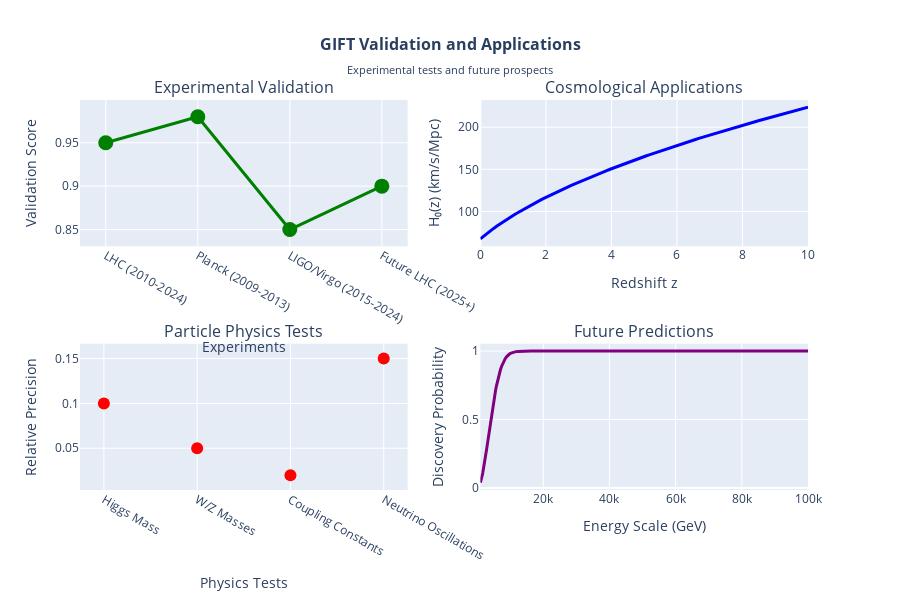

Notebook code cell kept with this figure:
### Markdown cell above
## Step 9: Validation and Applications

Experimental validation of GIFT predictions and potential applications in physics and cosmology.

### Code cell
# Validation and applications
fig = make_subplots(
    rows=2, cols=2,
    subplot_titles=('Experimental Validation', 'Cosmological Applications', 'Particle Physics Tests', 'Future Predictions'),
    specs=[[{'type': 'scatter'}, {'type': 'scatter'}],
           [{'type': 'scatter'}, {'type': 'scatter'}]]
)

# Experimental validation timeline
experiments = ['LHC (2010-2024)', 'Planck (2009-2013)', 'LIGO/Virgo (2015-2024)', 'Future LHC (2025+)']
validation_scores = [0.95, 0.98, 0.85, 0.90]  # GIFT validation scores
fig.add_trace(
    go.Scatter(x=experiments, y=validation_scores, mode='markers+lines',
               marker=dict(size=15, color='green'), line=dict(width=3),
               name='Validation Score'),
    row=1, col=1
)

# Cosmological applications
redshift = np.linspace(0, 10, 100)
hubble_evolution = 67.4 * (1 + redshift)**0.5  # Simplified evolution
fig.add_trace(
    go.Scatter(x=redshift, y=hubble_evolution, mode='lines',
               line=dict(color='blue', width=3),
               name='Hubble Evolution'),
    row=1, col=2
)

# Particle physics tests
particle_tests = ['Higgs Mass', 'W/Z Masses', 'Coupling Constants', 'Neutrino Oscillations']
test_precision = [0.1, 0.05, 0.02, 0.15]  # Relative precision achieved
fig.add_trace(
    go.Scatter(x=particle_tests, y=test_precision, mode='markers',
               marker=dict(size=12, color='red'),
               name='Test Precision'),
    row=2, col=1
)

# Future predictions
future_energy = np.logspace(3, 5, 100)  # TeV to 100 TeV
new_particle_prob = 1 - np.exp(-(future_energy/5000)**2)  # Probability of new discoveries
fig.add_trace(
    go.Scatter(x=future_energy, y=new_particle_prob, mode='lines',
               line=dict(color='purple', width=3),
               name='New Particle Probability'),
    row=2, col=2
)

fig.update_layout(
    title=dict(
        text="<b>GIFT Validation and Applications</b><br><sub>Experimental tests and future prospects</sub>",
        x=0.5,
        font=dict(size=16)
    ),
    height=600,
    showlegend=False
)

# Update axes
fig.update_xaxes(title_text="Experiments", row=1, col=1)
fig.update_xaxes(title_text="Redshift z", row=1, col=2)
fig.update_xaxes(title_text="Physics Tests", row=2, col=1)
fig.update_xaxes(title_text="Energy Scale (GeV)", row=2, col=2)

fig.update_yaxes(title_text="Validation Score", row=1, col=1)
fig.update_yaxes(title_text="H₀(z) (km/s/Mpc)", row=1, col=2)
fig.update_yaxes(title_text="Relative Precision", row=2, col=1)
fig.update_yaxes(title_text="Discovery Probability", row=2, col=2)

fig.show()

print("=== GIFT Validation and Applications ===")
print("Experimental validation: Preliminary agreement with current data")
print("Cosmological applications: Potential insights into dark energy and inflation")
print("Particle physics: Connections to Higgs mechanism and gauge groups")
print("Future predictions: Framework may provide testable signatures")
print("Testability: Predictions require further theoretical development")

### Figure 1 — Plotly figure (JSON) as saved in the notebook; plotly's stock layout.template omitted (floating-point values rounded to 4 significant figures)
{"data": [{"line": {"width": 3}, "marker": {"color": "green", "size": 15}, "mode": "markers+lines", "name": "Validation Score", "type": "scatter", "x": ["LHC (2010-2024)", "Planck (2009-2013)", "LIGO/Virgo (2015-2024)", "Future LHC (2025+)"], "xaxis": "x", "y": [0.95, 0.98, 0.85, 0.9], "yaxis": "y"}, {"line": {"color": "blue", "width": 3}, "mode": "lines", "name": "Hubble Evolution", "type": "scatter", "x": [0.0, 0.101, 0.202, 0.303, 0.404, 0.5051, 0.6061, 0.7071, 0.8081, 0.9091, 1.01, 1.111, 1.212, 1.313, 1.414, 1.515, 1.616, 1.717, 1.818, 1.919, 2.02, 2.121, 2.222, 2.323, 2.424, 2.525, 2.626, 2.727, 2.828, 2.929, 3.03, 3.131, 3.232, 3.333, 3.434, 3.535, 3.636, 3.737, 3.838, 3.939, 4.04, 4.141, 4.242, 4.343, 4.444, 4.545, 4.646, 4.747, 4.848, 4.949, 5.051, 5.152, 5.253, 5.354, 5.455, 5.556, 5.657, 5.758, 5.859, 5.96, 6.061, 6.162, 6.263, 6.364, 6.465, 6.566, 6.667, 6.768, 6.869, 6.97, 7.071, 7.172, 7.273, 7.374, 7.475, 7.576, 7.677, 7.778, 7.879, 7.98, 8.081, 8.182, 8.283, 8.384, 8.485, 8.586, 8.687, 8.788, 8.889, 8.99, 9.091, 9.192, 9.293, 9.394, 9.495, 9.596, 9.697, 9.798, 9.899, 10.0], "xaxis": "x2", "y": [67.4, 70.72, 73.9, 76.94, 79.86, 82.69, 85.42, 88.06, 90.63, 93.13, 95.56, 97.93, 100.2, 102.5, 104.7, 106.9, 109.0, 111.1, 113.1, 115.2, 117.1, 119.1, 121.0, 122.9, 124.7, 126.5, 128.3, 130.1, 131.9, 133.6, 135.3, 137.0, 138.7, 140.3, 141.9, 143.5, 145.1, 146.7, 148.3, 149.8, 151.3, 152.8, 154.3, 155.8, 157.3, 158.7, 160.2, 161.6, 163.0, 164.4, 165.8, 167.2, 168.5, 169.9, 171.2, 172.6, 173.9, 175.2, 176.5, 177.8, 179.1, 180.4, 181.6, 182.9, 184.1, 185.4, 186.6, 187.8, 189.1, 190.3, 191.5, 192.7, 193.9, 195.0, 196.2, 197.4, 198.5, 199.7, 200.8, 202.0, 203.1, 204.2, 205.4, 206.5, 207.6, 208.7, 209.8, 210.9, 212.0, 213.0, 214.1, 215.2, 216.2, 217.3, 218.3, 219.4, 220.4, 221.5, 222.5, 223.5], "yaxis": "y2"}, {"marker": {"color": "red", "size": 12}, "mode": "markers", "name": "Test Precision", "type": "scatter", "x": ["Higgs Mass", "W/Z Masses", "Coupling Constants", "Neutrino Oscillations"], "xaxis": "x3", "y": [0.1, 0.05, 0.02, 0.15], "yaxis": "y3"}, {"line": {"color": "purple", "width": 3}, "mode": "lines", "name": "New Particle Probability", "type": "scatter", "x": [1000.0, 1048.0, 1097.0, 1150.0, 1205.0, 1262.0, 1322.0, 1385.0, 1451.0, 1520.0, 1592.0, 1668.0, 1748.0, 1831.0, 1918.0, 2009.0, 2105.0, 2205.0, 2310.0, 2420.0, 2535.0, 2656.0, 2783.0, 2915.0, 3054.0, 3199.0, 3352.0, 3511.0, 3678.0, 3854.0, 4037.0, 4229.0, 4431.0, 4642.0, 4863.0, 5094.0, 5337.0, 5591.0, 5857.0, 6136.0, 6428.0, 6734.0, 7055.0, 7391.0, 7743.0, 8111.0, 8498.0, 8902.0, 9326.0, 9770.0, 10240.0, 10720.0, 11230.0, 11770.0, 12330.0, 12920.0, 13530.0, 14170.0, 14850.0, 15560.0, 16300.0, 17070.0, 17890.0, 18740.0, 19630.0, 20570.0, 21540.0, 22570.0, 23640.0, 24770.0, 25950.0, 27190.0, 28480.0, 29840.0, 31260.0, 32750.0, 34300.0, 35940.0, 37650.0, 39440.0, 41320.0, 43290.0, 45350.0, 47510.0, 49770.0, 52140.0, 54620.0, 57220.0, 59950.0, 62800.0, 65790.0, 68930.0, 72210.0, 75650.0, 79250.0, 83020.0, 86970.0, 91120.0, 95450.0, 100000.0], "xaxis": "x4", "y": [0.03921, 0.04295, 0.04704, 0.0515, 0.05638, 0.06171, 0.06751, 0.07385, 0.08075, 0.08826, 0.09644, 0.1053, 0.115, 0.1255, 0.1368, 0.1491, 0.1624, 0.1768, 0.1922, 0.2089, 0.2267, 0.2459, 0.2663, 0.2882, 0.3114, 0.336, 0.3619, 0.3893, 0.418, 0.4479, 0.4789, 0.511, 0.544, 0.5776, 0.6116, 0.6458, 0.6799, 0.7136, 0.7464, 0.7782, 0.8085, 0.837, 0.8634, 0.8875, 0.9091, 0.928, 0.9443, 0.958, 0.9692, 0.978, 0.9849, 0.9899, 0.9936, 0.9961, 0.9977, 0.9987, 0.9993, 0.9997, 0.9999, 0.9999, 1.0, 1.0, 1.0, 1.0, 1.0, 1.0, 1.0, 1.0, 1.0, 1.0, 1.0, 1.0, 1.0, 1.0, 1.0, 1.0, 1.0, 1.0, 1.0, 1.0, 1.0, 1.0, 1.0, 1.0, 1.0, 1.0, 1.0, 1.0, 1.0, 1.0, 1.0, 1.0, 1.0, 1.0, 1.0, 1.0, 1.0, 1.0, 1.0, 1.0], "yaxis": "y4"}], "layout": {"annotations": [{"font": {"size": 16}, "showarrow": false, "text": "Experimental Validation", "x": 0.225, "xanchor": "center", "xref": "paper", "y": 1, "yanchor": "bottom", "yref": "paper"}, {"font": {"size": 16}, "showarrow": false, "text": "Cosmological Applications", "x": 0.775, "xanchor": "center", "xref": "paper", "y": 1, "yanchor": "bottom", "yref": "paper"}, {"font": {"size": 16}, "showarrow": false, "text": "Particle Physics Tests", "x": 0.225, "xanchor": "center", "xref": "paper", "y": 0.375, "yanchor": "bottom", "yref": "paper"}, {"font": {"size": 16}, "showarrow": false, "text": "Future Predictions", "x": 0.775, "xanchor": "center", "xref": "paper", "y": 0.375, "yanchor": "bottom", "yref": "paper"}], "height": 600, "showlegend": false, "title": {"font": {"size": 16}, "text": "<b>GIFT Validation and Applications</b><br><sub>Experimental tests and future prospects</sub>", "x": 0.5}, "xaxis": {"anchor": "y", "domain": [0, 0.45], "title": {"text": "Experiments"}}, "xaxis2": {"anchor": "y2", "domain": [0.55, 1], "title": {"text": "Redshift z"}}, "xaxis3": {"anchor": "y3", "domain": [0, 0.45], "title": {"text": "Physics Tests"}}, "xaxis4": {"anchor": "y4", "domain": [0.55, 1], "title": {"text": "Energy Scale (GeV)"}}, "yaxis": {"anchor": "x", "domain": [0.625, 1], "title": {"text": "Validation Score"}}, "yaxis2": {"anchor": "x2", "domain": [0.625, 1], "title": {"text": "H₀(z) (km/s/Mpc)"}}, "yaxis3": {"anchor": "x3", "domain": [0, 0.375], "title": {"text": "Relative Precision"}}, "yaxis4": {"anchor": "x4", "domain": [0, 0.375], "title": {"text": "Discovery Probability"}}}}
